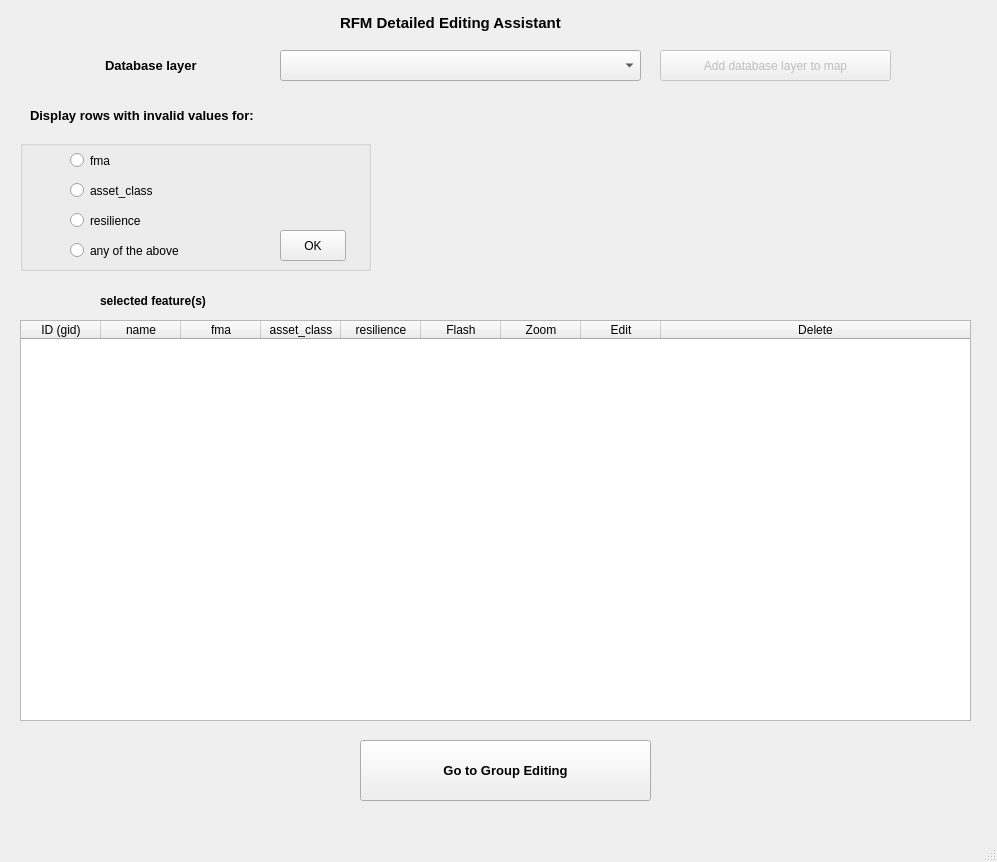
<?xml version="1.0" encoding="UTF-8"?>
<ui version="4.0">
 <class>DetailedEditor</class>
 <widget class="QMainWindow" name="DetailedEditor">
  <property name="geometry">
   <rect>
    <x>0</x>
    <y>0</y>
    <width>997</width>
    <height>862</height>
   </rect>
  </property>
  <property name="mouseTracking">
   <bool>true</bool>
  </property>
  <property name="windowTitle">
   <string>Detailed Editor</string>
  </property>
  <widget class="QWidget" name="centralwidget">
   <widget class="QGroupBox" name="groupBox_3">
    <property name="geometry">
     <rect>
      <x>20</x>
      <y>140</y>
      <width>351</width>
      <height>131</height>
     </rect>
    </property>
    <property name="title">
     <string/>
    </property>
    <widget class="QRadioButton" name="rad_fma_anom">
     <property name="geometry">
      <rect>
       <x>50</x>
       <y>10</y>
       <width>82</width>
       <height>21</height>
      </rect>
     </property>
     <property name="text">
      <string>fma</string>
     </property>
    </widget>
    <widget class="QRadioButton" name="rad_asset_class_anom">
     <property name="geometry">
      <rect>
       <x>50</x>
       <y>40</y>
       <width>131</width>
       <height>21</height>
      </rect>
     </property>
     <property name="text">
      <string>asset_class</string>
     </property>
    </widget>
    <widget class="QRadioButton" name="rad_resilience_anom">
     <property name="geometry">
      <rect>
       <x>50</x>
       <y>70</y>
       <width>121</width>
       <height>21</height>
      </rect>
     </property>
     <property name="text">
      <string>resilience</string>
     </property>
    </widget>
    <widget class="QRadioButton" name="rad_any_anom">
     <property name="geometry">
      <rect>
       <x>50</x>
       <y>100</y>
       <width>161</width>
       <height>21</height>
      </rect>
     </property>
     <property name="text">
      <string>any of the above</string>
     </property>
    </widget>
    <widget class="QPushButton" name="btn_select_anomalies">
     <property name="geometry">
      <rect>
       <x>260</x>
       <y>90</y>
       <width>66</width>
       <height>31</height>
      </rect>
     </property>
     <property name="text">
      <string>OK</string>
     </property>
    </widget>
   </widget>
   <widget class="QTableWidget" name="tbl_features">
    <property name="geometry">
     <rect>
      <x>20</x>
      <y>320</y>
      <width>951</width>
      <height>401</height>
     </rect>
    </property>
    <property name="sizePolicy">
     <sizepolicy hsizetype="Expanding" vsizetype="Minimum">
      <horstretch>0</horstretch>
      <verstretch>0</verstretch>
     </sizepolicy>
    </property>
    <property name="minimumSize">
     <size>
      <width>0</width>
      <height>140</height>
     </size>
    </property>
    <property name="mouseTracking">
     <bool>true</bool>
    </property>
    <property name="editTriggers">
     <set>QAbstractItemView::NoEditTriggers</set>
    </property>
    <property name="sortingEnabled">
     <bool>true</bool>
    </property>
    <property name="columnCount">
     <number>9</number>
    </property>
    <attribute name="horizontalHeaderCascadingSectionResizes">
     <bool>true</bool>
    </attribute>
    <attribute name="horizontalHeaderDefaultSectionSize">
     <number>80</number>
    </attribute>
    <attribute name="horizontalHeaderMinimumSectionSize">
     <number>25</number>
    </attribute>
    <attribute name="horizontalHeaderShowSortIndicator" stdset="0">
     <bool>true</bool>
    </attribute>
    <attribute name="horizontalHeaderStretchLastSection">
     <bool>true</bool>
    </attribute>
    <attribute name="verticalHeaderVisible">
     <bool>true</bool>
    </attribute>
    <attribute name="verticalHeaderCascadingSectionResizes">
     <bool>false</bool>
    </attribute>
    <attribute name="verticalHeaderStretchLastSection">
     <bool>false</bool>
    </attribute>
    <column>
     <property name="text">
      <string>ID (gid)</string>
     </property>
    </column>
    <column>
     <property name="text">
      <string>name</string>
     </property>
    </column>
    <column>
     <property name="text">
      <string>fma</string>
     </property>
    </column>
    <column>
     <property name="text">
      <string>asset_class</string>
     </property>
    </column>
    <column>
     <property name="text">
      <string>resilience</string>
     </property>
    </column>
    <column>
     <property name="text">
      <string>Flash</string>
     </property>
    </column>
    <column>
     <property name="text">
      <string>Zoom</string>
     </property>
    </column>
    <column>
     <property name="text">
      <string>Edit</string>
     </property>
    </column>
    <column>
     <property name="text">
      <string>Delete</string>
     </property>
    </column>
   </widget>
   <widget class="QLabel" name="lbl_selection_count">
    <property name="geometry">
     <rect>
      <x>100</x>
      <y>290</y>
      <width>831</width>
      <height>21</height>
     </rect>
    </property>
    <property name="font">
     <font>
      <weight>75</weight>
      <bold>true</bold>
     </font>
    </property>
    <property name="text">
     <string>selected feature(s)</string>
    </property>
   </widget>
   <widget class="QLabel" name="label_6">
    <property name="geometry">
     <rect>
      <x>30</x>
      <y>100</y>
      <width>431</width>
      <height>31</height>
     </rect>
    </property>
    <property name="font">
     <font>
      <pointsize>10</pointsize>
      <weight>75</weight>
      <bold>true</bold>
     </font>
    </property>
    <property name="text">
     <string>Display rows with invalid values for:</string>
    </property>
   </widget>
   <widget class="QLabel" name="label_2">
    <property name="geometry">
     <rect>
      <x>340</x>
      <y>10</y>
      <width>371</width>
      <height>26</height>
     </rect>
    </property>
    <property name="font">
     <font>
      <pointsize>11</pointsize>
      <weight>75</weight>
      <bold>true</bold>
     </font>
    </property>
    <property name="text">
     <string>RFM Detailed Editing Assistant</string>
    </property>
   </widget>
   <widget class="QLabel" name="label">
    <property name="geometry">
     <rect>
      <x>105</x>
      <y>55</y>
      <width>171</width>
      <height>21</height>
     </rect>
    </property>
    <property name="font">
     <font>
      <pointsize>10</pointsize>
      <weight>75</weight>
      <bold>true</bold>
     </font>
    </property>
    <property name="text">
     <string>Database layer</string>
    </property>
   </widget>
   <widget class="QPushButton" name="btn_add_layer">
    <property name="enabled">
     <bool>false</bool>
    </property>
    <property name="geometry">
     <rect>
      <x>660</x>
      <y>50</y>
      <width>231</width>
      <height>31</height>
     </rect>
    </property>
    <property name="text">
     <string>Add database layer to map</string>
    </property>
   </widget>
   <widget class="QComboBox" name="cbx_postgis_tables">
    <property name="geometry">
     <rect>
      <x>280</x>
      <y>50</y>
      <width>361</width>
      <height>31</height>
     </rect>
    </property>
   </widget>
   <widget class="QPushButton" name="btn_group_edit">
    <property name="geometry">
     <rect>
      <x>360</x>
      <y>740</y>
      <width>291</width>
      <height>61</height>
     </rect>
    </property>
    <property name="font">
     <font>
      <pointsize>10</pointsize>
      <weight>75</weight>
      <bold>true</bold>
     </font>
    </property>
    <property name="text">
     <string>Go to Group Editing</string>
    </property>
   </widget>
  </widget>
  <widget class="QMenuBar" name="menubar">
   <property name="geometry">
    <rect>
     <x>0</x>
     <y>0</y>
     <width>997</width>
     <height>21</height>
    </rect>
   </property>
  </widget>
  <widget class="QStatusBar" name="statusbar"/>
 </widget>
 <tabstops>
  <tabstop>cbx_postgis_tables</tabstop>
  <tabstop>btn_add_layer</tabstop>
  <tabstop>rad_fma_anom</tabstop>
  <tabstop>rad_asset_class_anom</tabstop>
  <tabstop>rad_resilience_anom</tabstop>
  <tabstop>rad_any_anom</tabstop>
  <tabstop>btn_select_anomalies</tabstop>
  <tabstop>tbl_features</tabstop>
  <tabstop>btn_group_edit</tabstop>
 </tabstops>
 <resources/>
 <connections/>
</ui>
